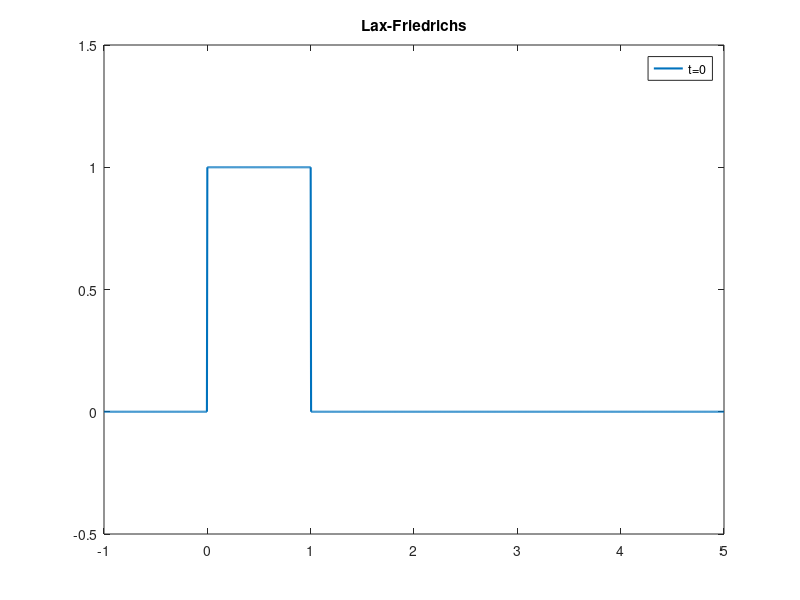

Write MATLAB code to recreate this figure. (Note: this script raises an error after producing the figure.)
clear; close all

%%

N=1501;
x_vals = linspace(-1,5,N); % x space
dx = x_vals(2)-x_vals(1); % spatial step

u0 = zeros(1,N); %IC
for i=1:N
    if x_vals(i)>=0 && x_vals(i)<=1
        u0(i) = 1;
    end
end

colors = 1/255*[0 0 255 0.8*255; 160 32 240 0.8*255; 255 0 0 0.8*255; 255 165 0 0.8*255; 0 255 255 0.8*255; 0 0 0 0.8*255]; % blue purple red orange cyan black
colors_trans = 1/255*[0 0 255 0.4*255; 160 32 240 0.4*255; 255 0 0 0.4*255; 255 165 0 0.4*255; 0 255 255 0.4*255; 0 0 0 0.4*255]; % blue purple red orange cyan black

%% Exact

plot_times_exact = [1, 2, 3, 4, 5, 6];

function u_exact = exact_solution(x_vals, t)
    u_exact = zeros(size(x_vals));
    
    if t == 0
        for i = 1:length(x_vals)
            x = x_vals(i);
            if x >= 0 && x <= 1
                u_exact(i) = 1;
            end
        end

        return
    end
    
    if t <= 2
        shock = 1 + 0.5*t;
        for i = 1:length(x_vals)
            x = x_vals(i);
            if x < 0
                u_exact(i) = 0;
            elseif x <= t 
                u_exact(i) = x/t;
            elseif x < shock
                u_exact(i) = 1;
            else
                u_exact(i) = 0;
            end
        end
    else
        shock = sqrt(2*t);
        for i = 1:length(x_vals)
            x = x_vals(i);
            if x < 0
                u_exact(i) = 0;
            elseif x <= shock
                u_exact(i) = x/t;
            else
                u_exact(i) = 0;
            end
        end
    end
end

%% lax-fried

u=u0;

figure;
plot(x_vals,u,'LineWidth',1.5,'DisplayName','t=0')
ylim([-0.5 1.5])
xlim([-1 5])
legend('t=0', 'Location','northeast')
title('Lax-Friedrichs')
hold on
plot_times = [1, 2, 3, 4, 5, 6];
curr_plot=1;

dt_fried = dx/2;
u_new = u;
t=0;
while t <= 6
    for j=2:N-1
        u_new(j) = 0.5*(u(j-1) + u(j+1)) - (dt_fried/(4*dx))*(u(j+1)^2 - u(j-1)^2);
    end

    u = u_new;
    t = t+dt_fried;

    if curr_plot <= length(plot_times) && t >= plot_times(curr_plot)
        plot(x_vals,u,'LineWidth',1.5,'Color',colors(curr_plot,:))

        u_ex = exact_solution(x_vals, plot_times_exact(curr_plot));
        plot(x_vals, u_ex, 'LineWidth', 1.5,'Color',colors_trans(curr_plot,:))
        hold on

        curr_plot = curr_plot+1;
    end
end
legend('t=0','t=1','','t=2','','t=3','','t=4','','t=5','','t=6','')

%% Richtmyer

u=u0;

figure;
plot(x_vals,u,'LineWidth',1.5,'DisplayName','t=0')
ylim([-0.5 1.5])
xlim([-1 5])
legend('t=0', 'Location','northeast')
title('Richtmyer')
hold on
plot_times = [1, 2, 3, 4, 5, 6];
curr_plot=1;

dt_richt = 0.4*dx;
u_new = u;
u_half = zeros(1,N-1);
t=0;

while t<=6
    for j=1:N-1
        u_half(j) = 0.5*(u(j) + u(j+1)) - (dt_richt/(2*dx))*0.5*(u(j+1)^2 - u(j)^2);
    end
    
    for j=2:N-1
        u_new(j) = u(j) - (dt_richt/dx)*0.5*(u_half(j)^2 - u_half(j-1)^2);
    end

    u=u_new;
    t=t+dt_richt;

    if curr_plot <= length(plot_times) && t >= plot_times(curr_plot)
        plot(x_vals,u,'LineWidth',1.5,'Color',colors(curr_plot,:))

        u_ex = exact_solution(x_vals, plot_times_exact(curr_plot));
        plot(x_vals, u_ex, 'LineWidth', 1.5,'Color',colors_trans(curr_plot,:))
        hold on

        curr_plot = curr_plot+1;
    end
end
legend('t=0','t=1','','t=2','','t=3','','t=4','','t=5','','t=6','')

%% MacCormack

u=u0;

figure;
plot(x_vals,u,'LineWidth',1.5,'DisplayName','t=0')
% ylim([-0.5 1.5])
xlim([-1 5])
legend('t=0', 'Location','northeast')
title('MacCormack')
hold on
plot_times = [1, 2, 3, 4, 5, 6];
curr_plot=1;

dt_mac = 0.4*dx;
u_new = u;
u_star = zeros(1,N-1);
t=0;

while t<=6
    for j=1:N-1
        u_star(j) = u(j) - (dt_mac/dx)*0.5*(u(j+1)^2 - u(j)^2);
    end

    for j=2:N-1
        u_new(j) = 0.5*(u(j) + u_star(j)) - (dt_mac/(2*dx))*0.5*(u_star(j)^2 - u_star(j-1)^2);
    end

    u=u_new;
    t=t+dt_mac;

    if curr_plot <= length(plot_times) && t >= plot_times(curr_plot)
        plot(x_vals,u,'LineWidth',1.5,'Color',colors(curr_plot,:))

        u_ex = exact_solution(x_vals, plot_times_exact(curr_plot));
        plot(x_vals, u_ex, 'LineWidth', 1.5,'Color',colors_trans(curr_plot,:))
        hold on

        curr_plot = curr_plot+1;
    end
end
legend('t=0','t=1','','t=2','','t=3','','t=4','','t=5','','t=6','')

%% Godunov

dt_god = 0.4*dx;
u=u0;

figure;
plot(x_vals, u, 'LineWidth', 1.5, 'DisplayName', 't = 0')
ylim([-0.5 1.5])
legend('Location', 'northeast')
title('Godunov')
hold on
plot_times = [1, 2, 3, 4, 5, 6];
curr_plot = 1;

u_new = u;
t = 0;

while t <= 6
    F = zeros(1, N-1);
    for j = 1:N-1
        uL = u(j);
        uR = u(j+1);
        if uL <= uR
            if uL <= 0 && 0 <= uR
                F(j) = 0;
            elseif uR < 0
                F(j) = uR^2/2;
            else
                F(j) = uL^2/2;
            end
        else
            F(j) = max(uL^2, uR^2) / 2;
        end
    end

    for j = 2:N-1
        u_new(j) = u(j) - (dt_god/dx)*(F(j) - F(j-1));
    end

    u = u_new;
    t = t + dt_god;

    if curr_plot <= length(plot_times) && t >= plot_times(curr_plot)
        plot(x_vals,u,'LineWidth',1.5,'Color',colors(curr_plot,:))

        u_ex = exact_solution(x_vals, plot_times_exact(curr_plot));
        plot(x_vals, u_ex, 'LineWidth', 1.5,'Color',colors_trans(curr_plot,:))
        hold on

        curr_plot = curr_plot+1;
    end
end
legend('t=0','t=1','','t=2','','t=3','','t=4','','t=5','','t=6','')
